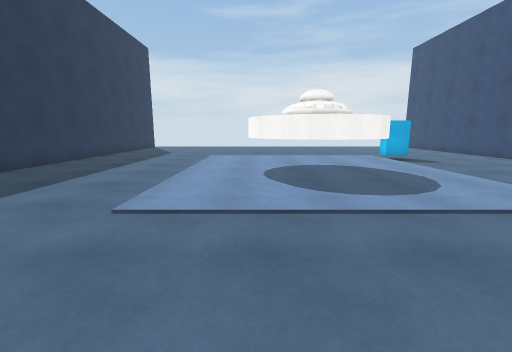
[1] (above)

13 first-person views from a walk through a scene from a Unity 3-D project. The camera is 1.4 m above the floor, tilts 10° down and sees 90° across. The floor is counted in squares, 1 m on a side. Each view is taken from the middle of a square. On the plan, view 1 faces up. The plan holds only what a view shows up to about 13 squares ahead; the rest is blank. The player is left out. Surface patterns are stand-ins for the level's own textures.

[2]
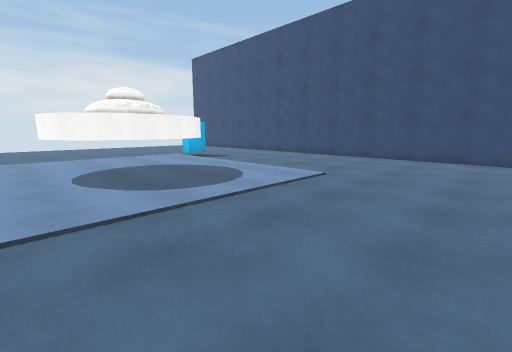

[3]
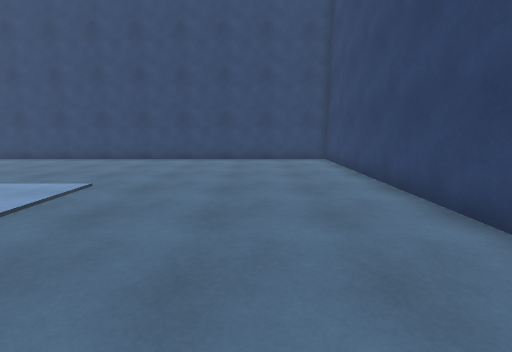

[4]
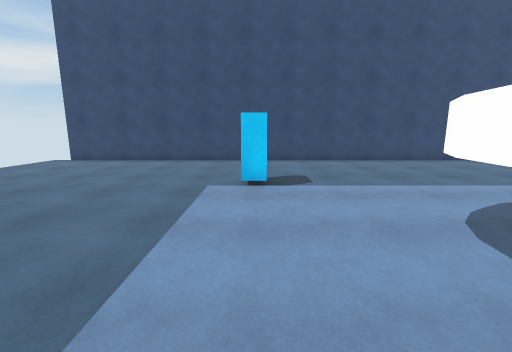

[5]
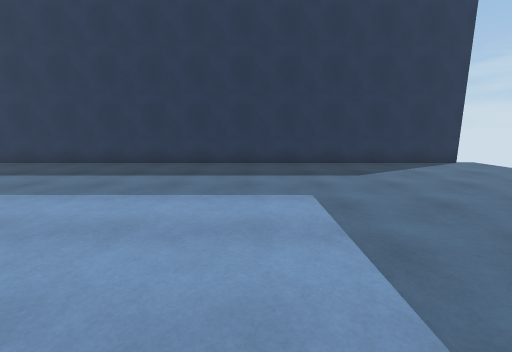

[6]
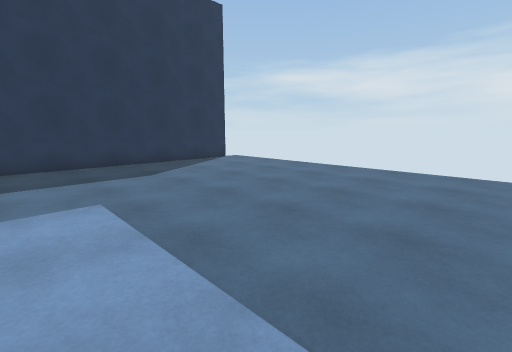

[7]
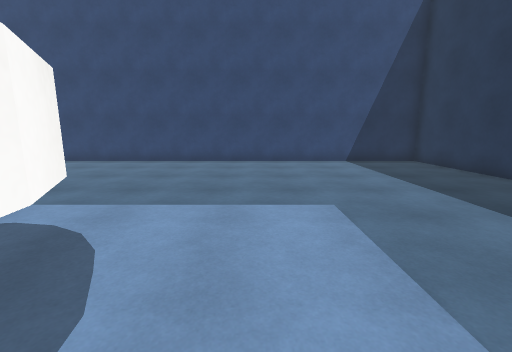

[8]
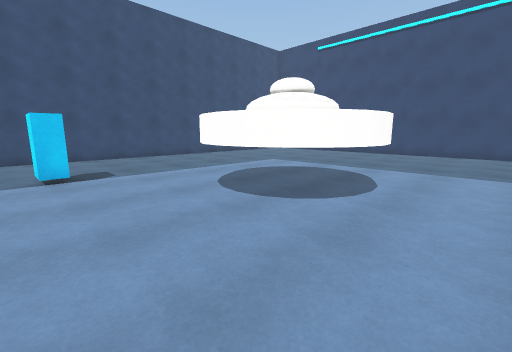

[9]
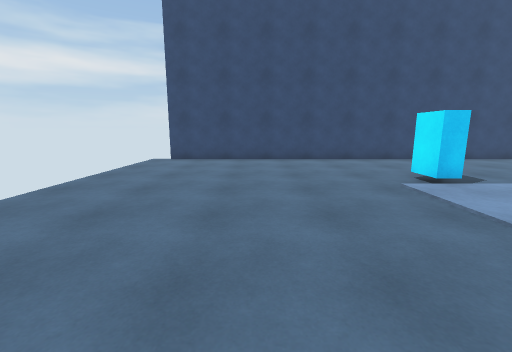

[10]
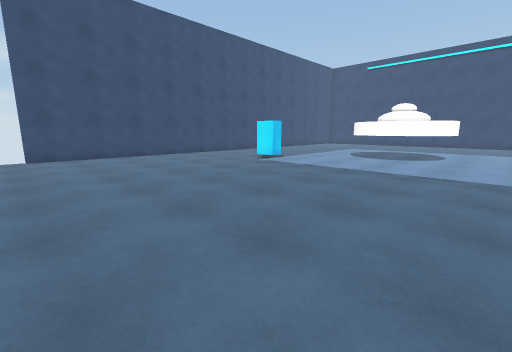

[11]
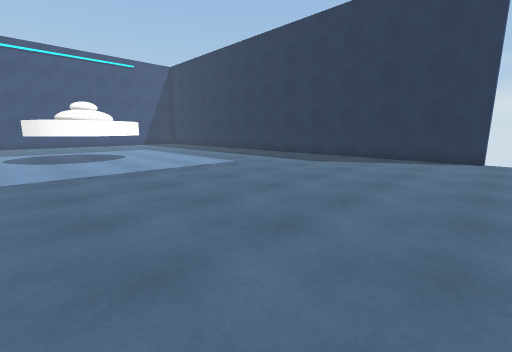

[12]
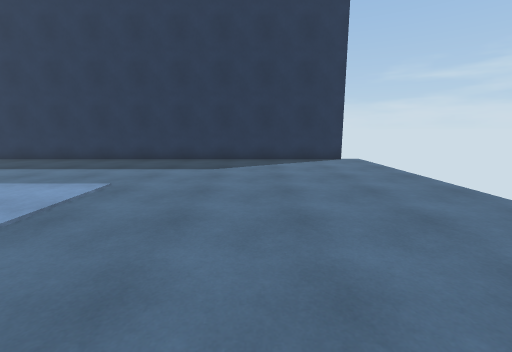

[13]
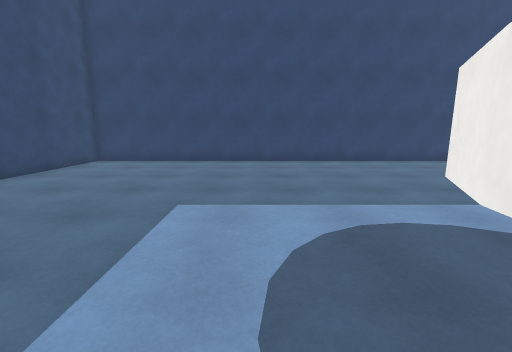

### Floor plan
Key: @ floor where view 1 was taken; # wall or solid block; x gap in a wall; . floor; O other object.
Columns run from 9 left of view 1 to 13 right of it. Each row starts with its distance up from view 1.
 23  .....................
 22 x.....................x
 21 #.....................#
 20 #.....................#
 19 #.....................#
 18 #.....................#
 17 #.....................#
 16 #.....................#
 15 #.....................#
 14 #.....................#
 13 #...............O.....#
 12 #.....................#
 11 #.........OOO.........#
 10 #........OOOOO........#
  9 #........OOOOO........#
  8 #........OOOOO........#
  7 #.........OOO.........#
  6 #.....................#
  5 #.....................#
  4 #.....................#
  3 #.....................#
  2 #.....................#
  1 #.....................#
  0 #........@............#
 -1 #.....................#
 -2 #.....................#
 -3 #.....................#
 -4 #######################

Positions as (right, up) in squares from view 1, and headings:
1: (0, 0), facing up
2: (-1, 0), facing up-right
3: (0, 0), facing right
4: (0, 13), facing right
5: (3, 13), facing left
6: (3, 13), facing up-left
7: (-1, 9), facing down
8: (-2, 14), facing down-right
9: (0, 18), facing right
10: (-2, 23), facing down-right
11: (5, 23), facing down-left
12: (4, 18), facing left
13: (5, 9), facing down
